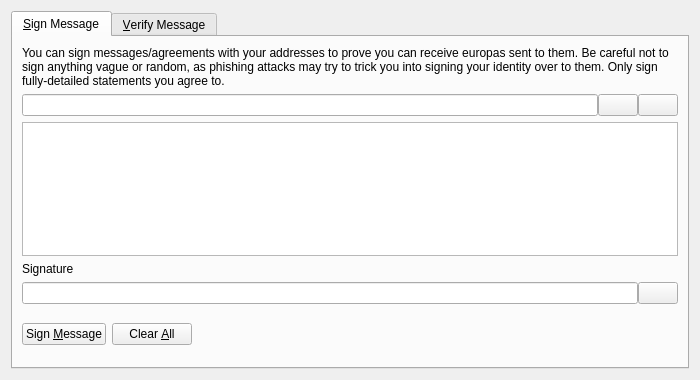
<?xml version="1.0" encoding="UTF-8"?>
<ui version="4.0">
 <class>SignVerifyMessageDialog</class>
 <widget class="QDialog" name="SignVerifyMessageDialog">
  <property name="geometry">
   <rect>
    <x>0</x>
    <y>0</y>
    <width>700</width>
    <height>380</height>
   </rect>
  </property>
  <property name="windowTitle">
   <string>Signatures - Sign / Verify a Message</string>
  </property>
  <property name="modal">
   <bool>true</bool>
  </property>
  <layout class="QVBoxLayout" name="verticalLayout">
   <item>
    <widget class="QTabWidget" name="tabWidget">
     <property name="currentIndex">
      <number>0</number>
     </property>
     <widget class="QWidget" name="tabSignMessage">
      <attribute name="title">
       <string>&amp;Sign Message</string>
      </attribute>
      <layout class="QVBoxLayout" name="verticalLayout_SM">
       <item>
        <widget class="QLabel" name="infoLabel_SM">
         <property name="text">
          <string>You can sign messages/agreements with your addresses to prove you can receive europas sent to them. Be careful not to sign anything vague or random, as phishing attacks may try to trick you into signing your identity over to them. Only sign fully-detailed statements you agree to.</string>
         </property>
         <property name="textFormat">
          <enum>Qt::PlainText</enum>
         </property>
         <property name="wordWrap">
          <bool>true</bool>
         </property>
        </widget>
       </item>
       <item>
        <layout class="QHBoxLayout" name="horizontalLayout_1_SM">
         <property name="spacing">
          <number>0</number>
         </property>
         <item>
          <widget class="QValidatedLineEdit" name="addressIn_SM">
           <property name="toolTip">
            <string>The Europa address to sign the message with</string>
           </property>
          </widget>
         </item>
         <item>
          <widget class="QPushButton" name="addressBookButton_SM">
           <property name="toolTip">
            <string>Choose previously used address</string>
           </property>
           <property name="text">
            <string/>
           </property>
           <property name="icon">
            <iconset resource="../bitcoin.qrc">
             <normaloff>:/icons/address-book</normaloff>:/icons/address-book</iconset>
           </property>
           <property name="shortcut">
            <string>Alt+A</string>
           </property>
           <property name="autoDefault">
            <bool>false</bool>
           </property>
          </widget>
         </item>
         <item>
          <widget class="QPushButton" name="pasteButton_SM">
           <property name="toolTip">
            <string>Paste address from clipboard</string>
           </property>
           <property name="text">
            <string/>
           </property>
           <property name="icon">
            <iconset resource="../bitcoin.qrc">
             <normaloff>:/icons/editpaste</normaloff>:/icons/editpaste</iconset>
           </property>
           <property name="shortcut">
            <string>Alt+P</string>
           </property>
           <property name="autoDefault">
            <bool>false</bool>
           </property>
          </widget>
         </item>
        </layout>
       </item>
       <item>
        <widget class="QPlainTextEdit" name="messageIn_SM">
         <property name="toolTip">
          <string>Enter the message you want to sign here</string>
         </property>
        </widget>
       </item>
       <item>
        <widget class="QLabel" name="signatureLabel_SM">
         <property name="text">
          <string>Signature</string>
         </property>
         <property name="textFormat">
          <enum>Qt::PlainText</enum>
         </property>
        </widget>
       </item>
       <item>
        <layout class="QHBoxLayout" name="horizontalLayout_2_SM">
         <property name="spacing">
          <number>0</number>
         </property>
         <item>
          <widget class="QLineEdit" name="signatureOut_SM">
           <property name="font">
            <font>
             <italic>true</italic>
            </font>
           </property>
           <property name="readOnly">
            <bool>true</bool>
           </property>
          </widget>
         </item>
         <item>
          <widget class="QPushButton" name="copySignatureButton_SM">
           <property name="toolTip">
            <string>Copy the current signature to the system clipboard</string>
           </property>
           <property name="text">
            <string/>
           </property>
           <property name="icon">
            <iconset resource="../bitcoin.qrc">
             <normaloff>:/icons/editcopy</normaloff>:/icons/editcopy</iconset>
           </property>
           <property name="autoDefault">
            <bool>false</bool>
           </property>
          </widget>
         </item>
        </layout>
       </item>
       <item>
        <layout class="QHBoxLayout" name="horizontalLayout_3_SM">
         <item>
          <widget class="QPushButton" name="signMessageButton_SM">
           <property name="toolTip">
            <string>Sign the message to prove you own this Europa address</string>
           </property>
           <property name="text">
            <string>Sign &amp;Message</string>
           </property>
           <property name="icon">
            <iconset resource="../bitcoin.qrc">
             <normaloff>:/icons/edit</normaloff>:/icons/edit</iconset>
           </property>
           <property name="autoDefault">
            <bool>false</bool>
           </property>
          </widget>
         </item>
         <item>
          <widget class="QPushButton" name="clearButton_SM">
           <property name="toolTip">
            <string>Reset all sign message fields</string>
           </property>
           <property name="text">
            <string>Clear &amp;All</string>
           </property>
           <property name="icon">
            <iconset resource="../bitcoin.qrc">
             <normaloff>:/icons/remove</normaloff>:/icons/remove</iconset>
           </property>
           <property name="autoDefault">
            <bool>false</bool>
           </property>
          </widget>
         </item>
         <item>
          <spacer name="horizontalSpacer_1_SM">
           <property name="orientation">
            <enum>Qt::Horizontal</enum>
           </property>
           <property name="sizeHint" stdset="0">
            <size>
             <width>40</width>
             <height>48</height>
            </size>
           </property>
          </spacer>
         </item>
         <item>
          <widget class="QLabel" name="statusLabel_SM">
           <property name="font">
            <font>
             <weight>75</weight>
             <bold>true</bold>
            </font>
           </property>
           <property name="text">
            <string/>
           </property>
           <property name="wordWrap">
            <bool>true</bool>
           </property>
          </widget>
         </item>
         <item>
          <spacer name="horizontalSpacer_2_SM">
           <property name="orientation">
            <enum>Qt::Horizontal</enum>
           </property>
           <property name="sizeHint" stdset="0">
            <size>
             <width>40</width>
             <height>48</height>
            </size>
           </property>
          </spacer>
         </item>
        </layout>
       </item>
      </layout>
     </widget>
     <widget class="QWidget" name="tabVerifyMessage">
      <attribute name="title">
       <string>&amp;Verify Message</string>
      </attribute>
      <layout class="QVBoxLayout" name="verticalLayout_VM">
       <item>
        <widget class="QLabel" name="infoLabel_VM">
         <property name="text">
          <string>Enter the receiver's address, message (ensure you copy line breaks, spaces, tabs, etc. exactly) and signature below to verify the message. Be careful not to read more into the signature than what is in the signed message itself, to avoid being tricked by a man-in-the-middle attack. Note that this only proves the signing party receives with the address, it cannot prove sendership of any transaction!</string>
         </property>
         <property name="textFormat">
          <enum>Qt::PlainText</enum>
         </property>
         <property name="alignment">
          <set>Qt::AlignLeading|Qt::AlignLeft|Qt::AlignTop</set>
         </property>
         <property name="wordWrap">
          <bool>true</bool>
         </property>
        </widget>
       </item>
       <item>
        <layout class="QHBoxLayout" name="horizontalLayout_1_VM">
         <property name="spacing">
          <number>0</number>
         </property>
         <item>
          <widget class="QValidatedLineEdit" name="addressIn_VM">
           <property name="toolTip">
            <string>The Europa address the message was signed with</string>
           </property>
          </widget>
         </item>
         <item>
          <widget class="QPushButton" name="addressBookButton_VM">
           <property name="toolTip">
            <string>Choose previously used address</string>
           </property>
           <property name="text">
            <string/>
           </property>
           <property name="icon">
            <iconset resource="../bitcoin.qrc">
             <normaloff>:/icons/address-book</normaloff>:/icons/address-book</iconset>
           </property>
           <property name="shortcut">
            <string>Alt+A</string>
           </property>
           <property name="autoDefault">
            <bool>false</bool>
           </property>
          </widget>
         </item>
        </layout>
       </item>
       <item>
        <widget class="QPlainTextEdit" name="messageIn_VM"/>
       </item>
       <item>
        <widget class="QValidatedLineEdit" name="signatureIn_VM"/>
       </item>
       <item>
        <layout class="QHBoxLayout" name="horizontalLayout_2_VM">
         <item>
          <widget class="QPushButton" name="verifyMessageButton_VM">
           <property name="toolTip">
            <string>Verify the message to ensure it was signed with the specified Europa address</string>
           </property>
           <property name="text">
            <string>Verify &amp;Message</string>
           </property>
           <property name="icon">
            <iconset resource="../bitcoin.qrc">
             <normaloff>:/icons/transaction_0</normaloff>:/icons/transaction_0</iconset>
           </property>
           <property name="autoDefault">
            <bool>false</bool>
           </property>
          </widget>
         </item>
         <item>
          <widget class="QPushButton" name="clearButton_VM">
           <property name="toolTip">
            <string>Reset all verify message fields</string>
           </property>
           <property name="text">
            <string>Clear &amp;All</string>
           </property>
           <property name="icon">
            <iconset resource="../bitcoin.qrc">
             <normaloff>:/icons/remove</normaloff>:/icons/remove</iconset>
           </property>
           <property name="autoDefault">
            <bool>false</bool>
           </property>
          </widget>
         </item>
         <item>
          <spacer name="horizontalSpacer_1_VM">
           <property name="orientation">
            <enum>Qt::Horizontal</enum>
           </property>
           <property name="sizeHint" stdset="0">
            <size>
             <width>40</width>
             <height>48</height>
            </size>
           </property>
          </spacer>
         </item>
         <item>
          <widget class="QLabel" name="statusLabel_VM">
           <property name="font">
            <font>
             <weight>75</weight>
             <bold>true</bold>
            </font>
           </property>
           <property name="text">
            <string/>
           </property>
           <property name="wordWrap">
            <bool>true</bool>
           </property>
          </widget>
         </item>
         <item>
          <spacer name="horizontalSpacer_2_VM">
           <property name="orientation">
            <enum>Qt::Horizontal</enum>
           </property>
           <property name="sizeHint" stdset="0">
            <size>
             <width>40</width>
             <height>48</height>
            </size>
           </property>
          </spacer>
         </item>
        </layout>
       </item>
      </layout>
     </widget>
    </widget>
   </item>
  </layout>
 </widget>
 <customwidgets>
  <customwidget>
   <class>QValidatedLineEdit</class>
   <extends>QLineEdit</extends>
   <header>qt/qvalidatedlineedit.h</header>
  </customwidget>
 </customwidgets>
 <resources>
  <include location="../bitcoin.qrc"/>
 </resources>
 <connections/>
</ui>
